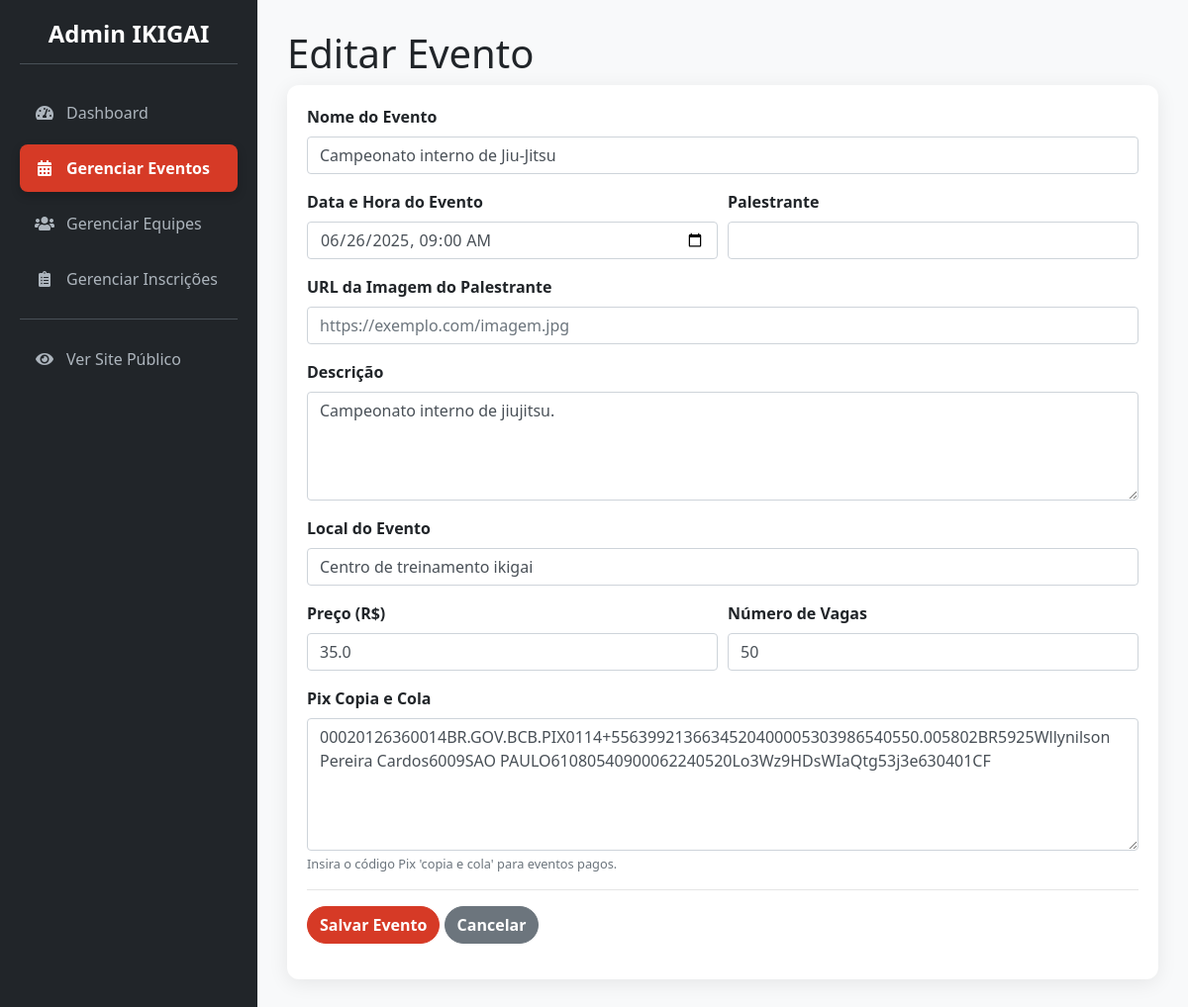
The app's page /admin/eventos/editar/2 (signed in), older data.
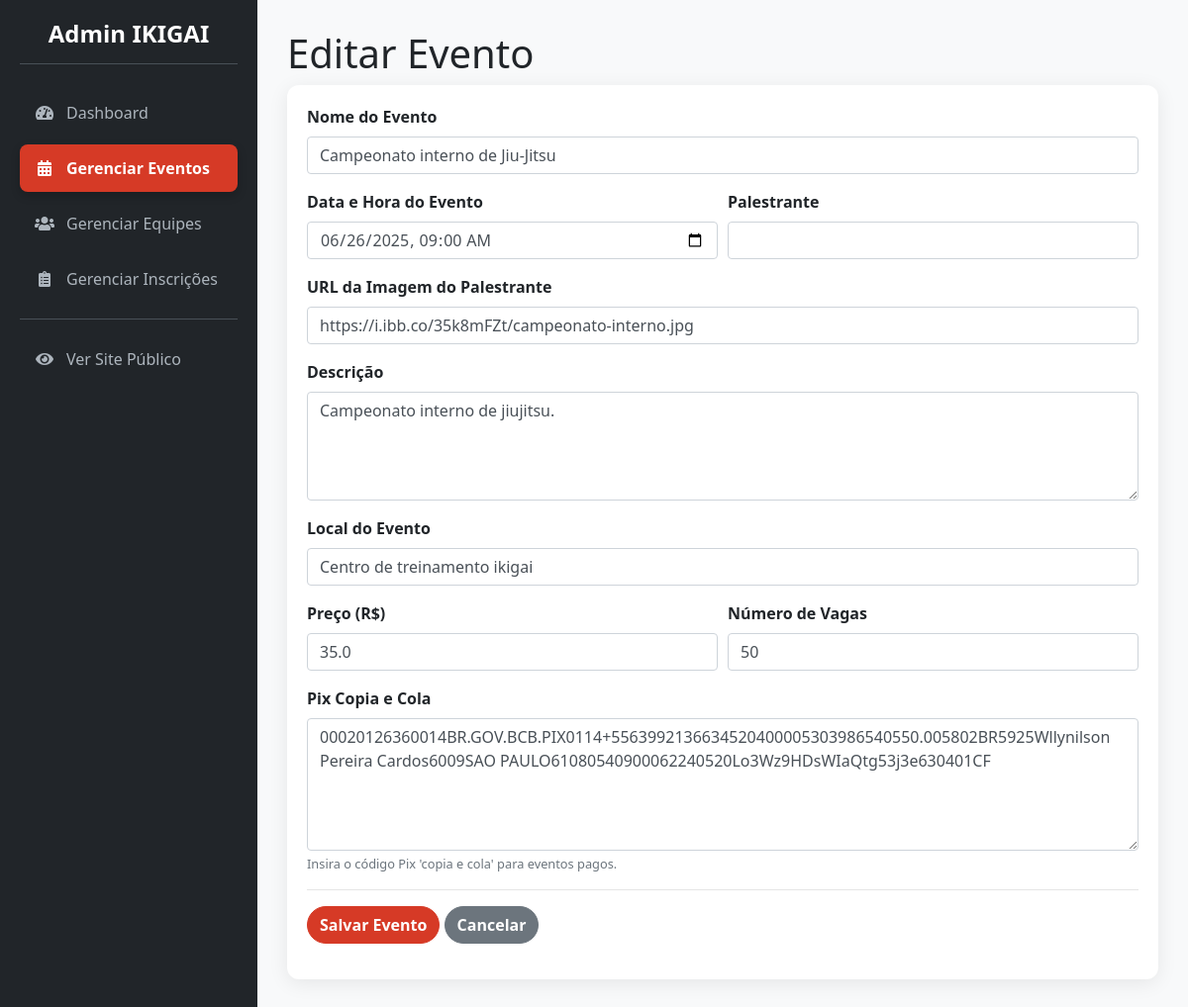
The same page, newer data.
### app/models.py (models this page shows, shortened)
class Evento(db.Model):
    __tablename__ = 'eventos'
    id = db.Column(db.Integer, primary_key=True)
    nome_evento = db.Column(db.String(200), nullable=False)
    data_hora_evento = db.Column(db.DateTime, nullable=False)
    palestrante = db.Column(db.String(100))
    imagem_palestrante = db.Column(db.String(300), nullable=True) # URL para a imagem
    descricao = db.Column(db.Text)
    local_evento = db.Column(db.String(200))
    preco = db.Column(db.Float, default=0.0)
    numero_vagas = db.Column(db.Integer, nullable=False)
    pix_copia_e_cola = db.Column(db.Text, nullable=True)  # Campo para o Pix
    inscricoes = db.relationship('Inscricao', backref='evento', lazy=True)

### app/admin/routes.py (the view, shortened to what this page needs)
@bp.route('/eventos/editar/<int:evento_id>', methods=['GET', 'POST'])
@login_required
def editar_evento(evento_id):
    evento = Evento.query.get_or_404(evento_id)
    form = EventoForm(obj=evento)
    return render_template('admin/admin_form_evento.html', titulo_form="Editar Evento", form=form)

### app/admin/forms.py
class EventoForm(FlaskForm):
    nome_evento = StringField('Nome do Evento', validators=[DataRequired(), Length(max=200)])
    data_hora_evento = DateTimeLocalField('Data e Hora do Evento', format='%Y-%m-%dT%H:%M', validators=[DataRequired()])
    palestrante = StringField('Palestrante', validators=[Optional(), Length(max=100)])
    imagem_palestrante = StringField('URL da Imagem do Palestrante',
                                     validators=[Optional(), URL(message="Por favor, insira uma URL válida.")])
    descricao = TextAreaField('Descrição', validators=[Optional()])
    local_evento = StringField('Local do Evento', validators=[Optional(), Length(max=200)])
    preco = FloatField('Preço (R$)', default=0.0, validators=[Optional(), NumberRange(min=0)])
    numero_vagas = IntegerField('Número de Vagas', validators=[DataRequired(), NumberRange(min=0)])
    pix_copia_e_cola = TextAreaField('Pix Copia e Cola',
                                     validators=[Optional()],
                                     description="Insira o código Pix 'copia e cola' para eventos pagos.")
    submit = SubmitField('Salvar Evento')

### app/templates/admin/admin_form_evento.html (shortened to what this page needs)
{% extends 'admin/admin_base.html' %}
{% block page_title %}{{ titulo_form }}{% endblock %}
{% block content %}
<div class="card">
    <div class="card-body">
        <form method="POST" novalidate>
            {{ form.hidden_tag() }} <div class="form-group">
                {{ form.nome_evento.label(class="font-weight-bold") }}
                {{ form.nome_evento(class="form-control" + (" is-invalid" if form.nome_evento.errors else "")) }}
            </div>
            <div class="form-row">
                <div class="form-group col-md-6">
                    {{ form.data_hora_evento.label(class="font-weight-bold") }}
                    {{ form.data_hora_evento(class="form-control") }}
                </div>
                <div class="form-group col-md-6">
                    {{ form.palestrante.label(class="font-weight-bold") }}
                    {{ form.palestrante(class="form-control") }}
                </div>
            </div>
            <div class="form-group">
                {{ form.imagem_palestrante.label(class="font-weight-bold") }}
                {{ form.imagem_palestrante(class="form-control", placeholder="https://exemplo.com/imagem.jpg") }}
            </div>
            <div class="form-group">
                {{ form.descricao.label(class="font-weight-bold") }}
                {{ form.descricao(class="form-control", rows=4) }}
            </div>
            <div class="form-group">
                {{ form.local_evento.label(class="font-weight-bold") }}
                {{ form.local_evento(class="form-control") }}
            </div>
            <div class="form-row">
                <div class="form-group col-md-6">
                    {{ form.preco.label(class="font-weight-bold") }}
                    {{ form.preco(class="form-control") }}
                </div>
                <div class="form-group col-md-6">
                    {{ form.numero_vagas.label(class="font-weight-bold") }}
                    {{ form.numero_vagas(class="form-control") }}
                </div>
            </div>
            <div class="form-group">
                {{ form.pix_copia_e_cola.label(class="font-weight-bold") }}
                {{ form.pix_copia_e_cola(class="form-control", rows=5, placeholder="Cole aqui a chave Pix gerada pelo seu banco...") }}
                {% if form.pix_copia_e_cola.description %}<small class="form-text text-muted">{{ form.pix_copia_e_cola.description }}</small>{% endif %}
            </div>
            <hr>
            <div class="form-group">
                {{ form.submit(class="btn btn-primary") }}
                <a href="{{ url_for('admin.gerenciar_eventos') }}" class="btn btn-secondary">Cancelar</a>
            </div>
        </form>
    </div>
</div>
{% endblock %}

Row changes from the older to the newer data that the page shows:
changed Evento "Campeonato interno de Jiu-Jitsu": imagem_palestrante (not shown) → "https://i.ibb.co/35k8mFZt/campeonato-interno.jpg"
